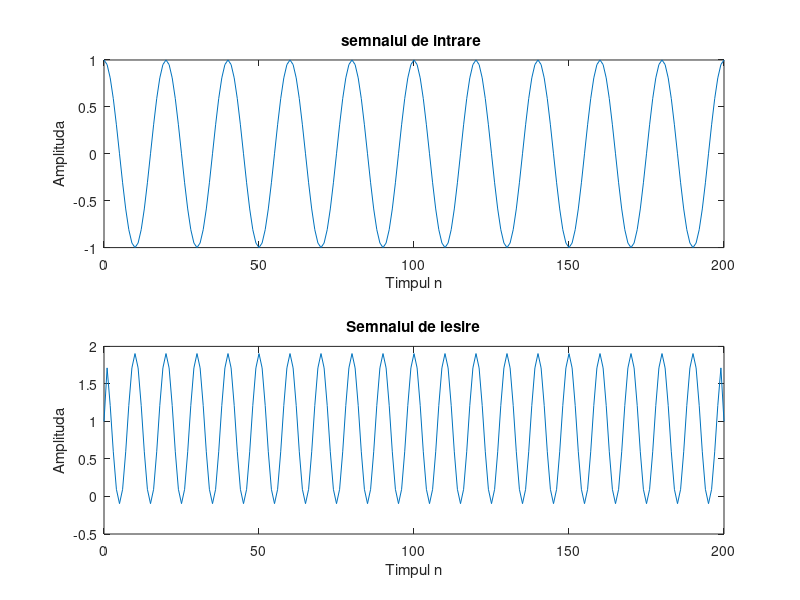

The MATLAB script that drew this image:
% Programul P2_2
% generarea semnalului sinusoidal de intrare 
clf;
n=0:200;
x=cos(2*pi*0.05*n);
% Calcularea semnalului de iesire 
x1 = [x 0 0]; % x1[n] = x[n+1]
x2 = [0 x 0]; % x2[n] = x[n]
x3 = [0 0 x]; % x3[n] = x[n-1]
y=x2.*x2 + x1.*x3;
y=y(2:202);
% Vizualizarea semnalului de intre si a celui de iesire
subplot(2,1,1);
plot(n,x);
xlabel('Timpul n'); ylabel('Amplituda');
title('semnalul de intrare ');
subplot(2,1,2);
plot(n,y);
xlabel('Timpul n'); ylabel('Amplituda');
title('Semnalul de iesire');
